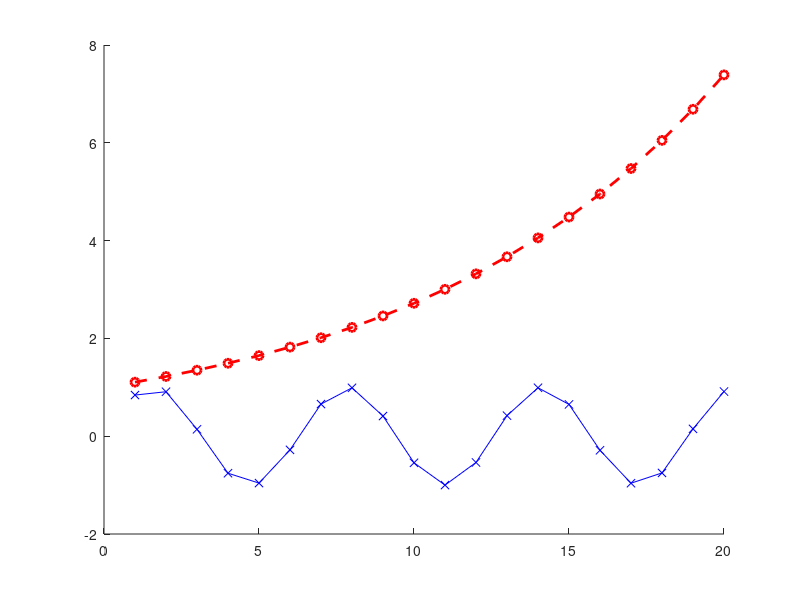

Here is the MATLAB script that generated this plot: (Note: this script raises an error after producing the figure.)
%Practical 0c. Figures and display

%The goal of this practical is to investigate the plotting and display
%functions of Matlab.

%Close all previous figures and clear all memory
close all;
clear all;

%let's create some data
x = 1:20;
y = exp(x/10);
z = sin(x);

%we can create a new figure using
h = figure
% the command figure returns a handle h that will help us modify the figure

%Each figure has a set of properties associated with it

%TO DO
%retrieve the figures properties using the command get(h);
get(h)

%TO DO 
%retrieve the current colour of the figure by using the syntax
%get(h,'PropertyName')
get(h, 'Color')
%TO DO 
%change the colour of the figure to white using the syntax
%set(h,'PropertyName',newValue)
set(h,'Color','white')
get(h,'Color')

%TO DO 
%create a new figure and store the handle in variable g
%change the position of and size of this figure using the 'Position'
%property
g = figure
set(h,'Position',[378 500 560 420])

%TO DO 
%select the first figure again by using
%figure(h)
figure(h)

%Let us plot a graph of x against y using the command
%j = plot(x,y,'r>-');
%The 'r>.' is a line specification.  It
%means draw a red line that is continuous with triangular markers
j = plot(x,y,'go--');

%TO DO 
%Change this command to draw a dashed green line with circular markers. You
%can find out how to do this by looking up 'linespec' in the help.  Use the
%command 'doc linespec' to do this.



%The plot command again returns a handle, j

%TO DO 
%Change the color and width of the line using the 'set' command
get(j)
set(j,'Color','red')
set(j,'LineWidth', 2)


%The objects in Matlab form a hierarchy.  The root object has one or more children which
%are figures. These figures have children which are sets of axes.  The axes have children
%which are lines.  You can retrieve the handle of the parent or child by extracting
%the 'parent' or 'children' field of the object using the 'get' command.

%TO DO 
%Retrieve the handle of the 
%axes that the line is plotted in by finding the parent of the line and
%storing it in a variable m.  You can see the properties by doing 'get(m)'
%Change the 'Box' property of the axis to 'off' (retain the quotes here)
m = get(j,'Parent')
get(m)
set(m,'Box','off')

%TO DO 
%plot a new line of x vs z
%you should find that it completely replaced the previous curve
%to draw two curves on the same axis, you use the command 'hold on' before
%plotting the second curve.
hold on
n = plot(x,z,'bx-')

%NOTE THAT you can get the handle to the current axis more conveniently,
%by using the command 'gca' - get current axis.  The command 'gcf' returns
%a handle to the current figure in the same way.


%=====================================================================

%Now let's investigate displaying images.
hold off

%TO DO 
%Create a 150 by 100 array of random numbers
%Display the array using the the command 'imagesc'
J = rand(150,100);
imagesc

%Use the command 'colorbar' to add a colorbar indicating what the colours
%mean
colorbar

%Use the command 'colormap(hot)' to change the colour map
colormap(hot)

%Use the command 'axis off' to remove the axis
axis off

%Use the command 'axis square' to make the pixels square
axis square

%TO DO 
%load in the image 'ucl.jpg' using the command 'imread'
%use the command 'whos' to note its dimensions and class
%display the image using the command 'whos'
ucl = imread('ucl.jpg')



%display the image using the command 'image'
image(ucl)


%Finally look up the following commands in the help
%'bar','surf','plot3','semilogx'







